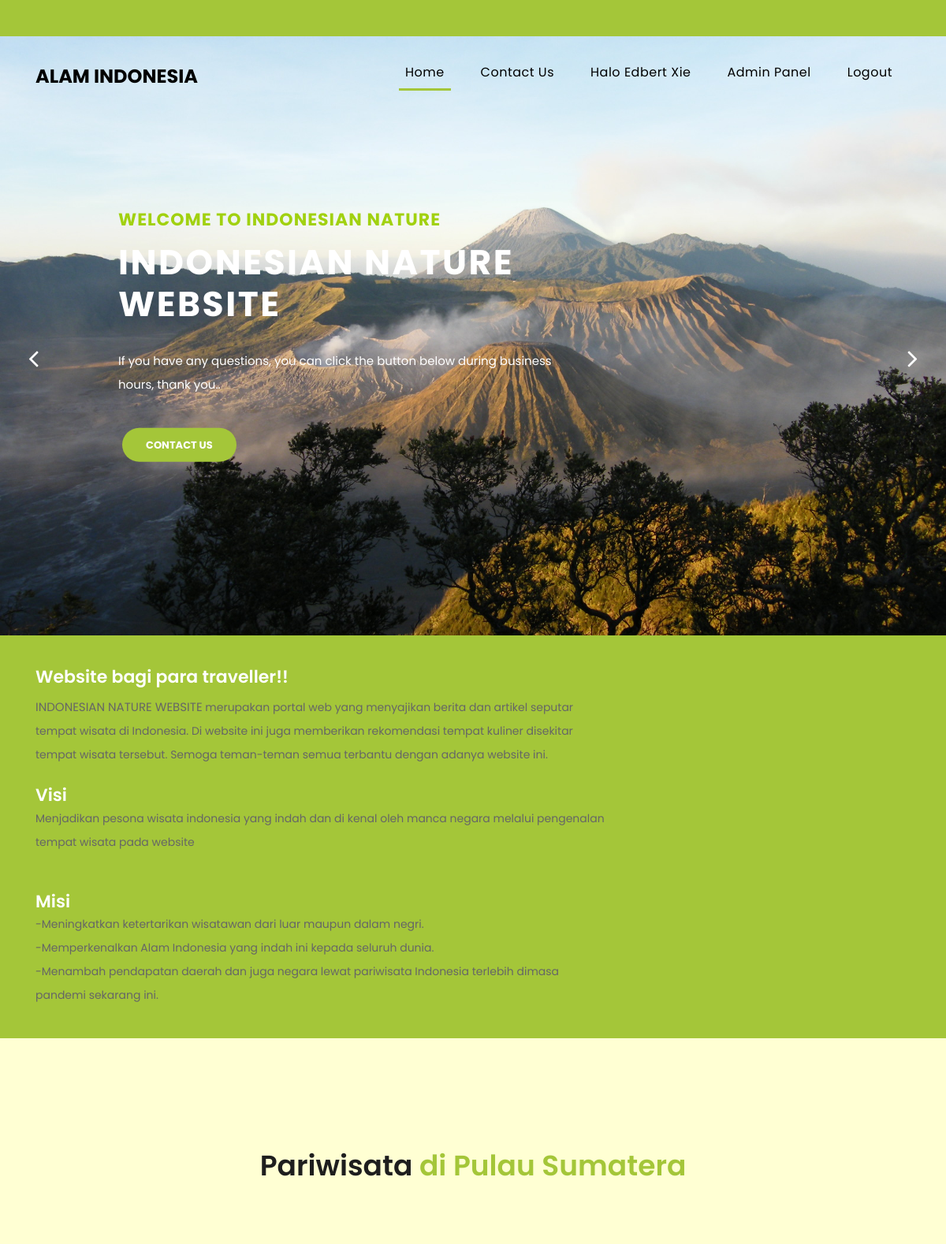
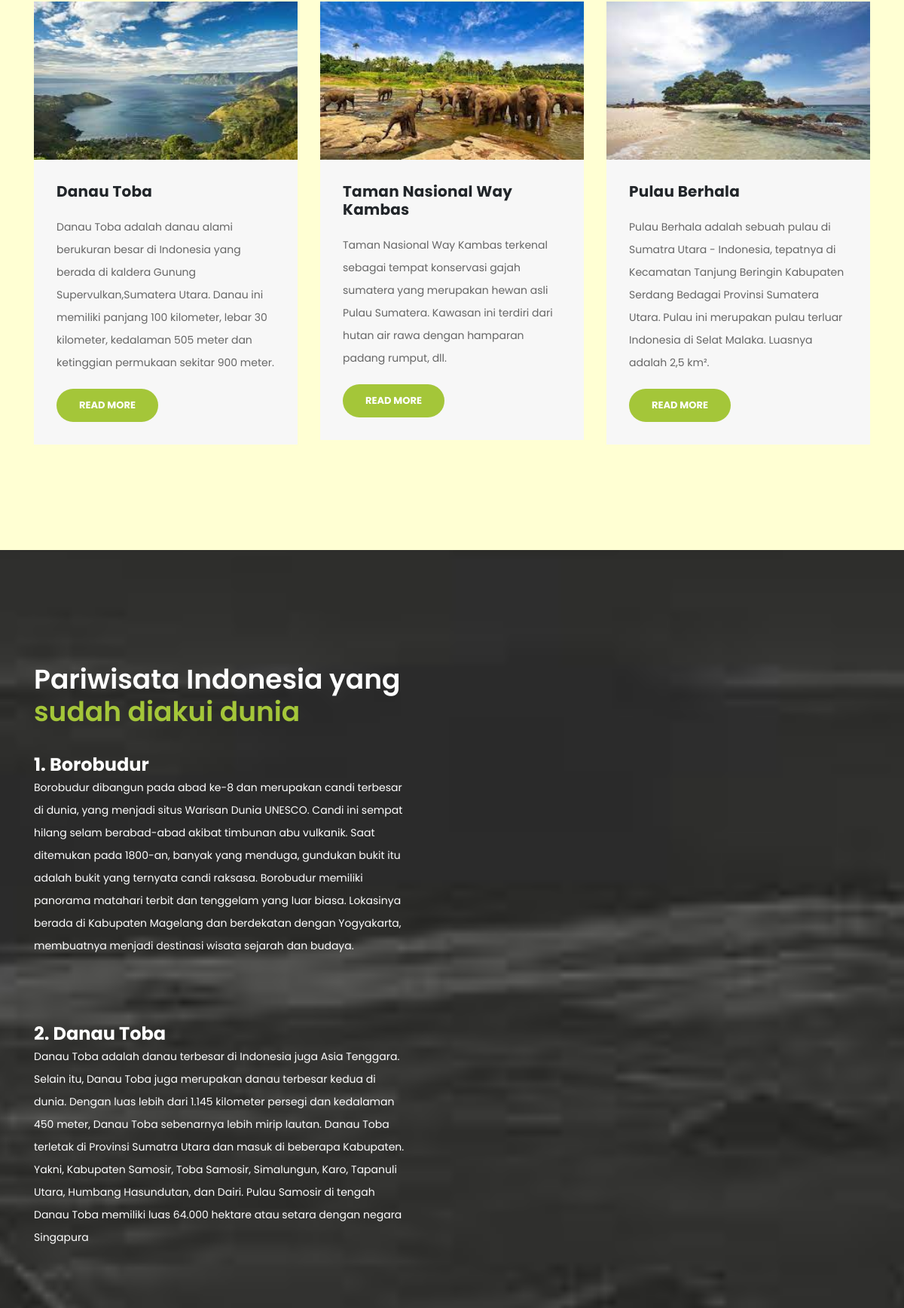
Page /categoryuser.php?catid=9 (signed in, upper part) on the committed database (2 pictures, top to bottom).
### tables this page shows
CREATE TABLE `kategori` (
  `id` int(11) NOT NULL,
  `CategoryName` varchar(200) DEFAULT NULL,
  `Description` mediumtext DEFAULT NULL,
  `PostingDate` timestamp NULL DEFAULT current_timestamp(),
  `UpdationDate` timestamp NULL DEFAULT NULL ON UPDATE current_timestamp(),
  `Is_Active` int(1) DEFAULT NULL
);

CREATE TABLE `berita` (
  `id` int(11) NOT NULL,
  `judul` longtext DEFAULT NULL,
  `CategoryId` int(11) DEFAULT NULL,
  `ringkasan` text NOT NULL,
  `isiBerita` longtext DEFAULT NULL,
  `PostingDate` timestamp NULL DEFAULT current_timestamp(),
  `UpdationDate` timestamp NULL DEFAULT NULL ON UPDATE current_timestamp(),
  `Is_Active` int(1) DEFAULT NULL,
  `PostUrl` mediumtext DEFAULT NULL,
  `PostImage` varchar(255) DEFAULT NULL,
  `postedBy` varchar(255) DEFAULT NULL,
  `lastUpdatedBy` varchar(255) DEFAULT NULL
);

### categoryuser.php (the view, shortened to what this page needs)
<?php
    include("includes/koneksi.php");
    if(strlen($_SESSION['username'])==0)
    {
      header('location:index.php');
    }
    else{
?>
<!DOCTYPE html>
<html lang="en">
  <head>
    <link href="vendor/bootstrap/css/bootstrap.min.css" rel="stylesheet">
    <link rel="stylesheet" href="assets/css/fontawesome.css">
    <link rel="stylesheet" href="assets/css/templatemo-finance-business.css">
    <link rel="stylesheet" href="assets/css/owl.css">
  </head>
  <body>
    <div class="sub-header">
    </div>
    <header class="">
      <nav class="navbar navbar-expand-lg">
        <div class="container">
          <a class="navbar-brand" href="user.php"><h2>Alam Indonesia</h2></a>
          <div class="collapse navbar-collapse" id="navbarResponsive">
            <ul class="navbar-nav ml-auto">
              <li class="nav-item active">
                <a class="nav-link" href="#top">Home
                </a>
              </li>
              <li class="nav-item">
                <a class="nav-link" href="contact.html">Contact Us</a>
              </li>
              <?php if($_SESSION['userType'] == 1){?>
                <li class="nav-item">
                <a href="#" class="nav-link"> <?= "Halo ";?> <?= $_SESSION['nama_depan']; ?> <?= $_SESSION['nama_belakang'];?> </a>
                </li>
                <li class="nav-item">
                <a href="admin/admin/dashboard.php" class="nav-link"> Admin Panel </a>
                </li>
                <?php } ?>
              <li class="nav-item">
                <a class="nav-link" href="login/logout.php">Logout</a>
              </li>
            </ul>
          </div>
        </div>
      </nav>
    </header>
    <div class="main-banner header-text" id="top">
        <div class="Modern-Slider">
          <div class="item item-1">
            <div class="img-fill">
                <div class="text-content">
                  <h6>Welcome to Indonesian Nature</h6>
                  <h4>Indonesian Nature <br> Website</h4>
                  <p>If you have any questions, you can click the button below during business hours, thank you..</p>
                  <a href="contact.html" class="filled-button">contact us</a>
                </div>
            </div>
          </div>
        </div>
    </div>
    <div class="request-form">
      <div class="container">
        <div class="row">
          <div class="col-md-8">
            <h4>Website bagi para traveller!!</h4>
            <p><span>INDONESIAN NATURE WEBSITE </span> merupakan portal web yang menyajikan berita dan artikel seputar tempat wisata di Indonesia.
              Di website ini juga memberikan rekomendasi tempat kuliner disekitar tempat wisata tersebut. Semoga teman-teman semua terbantu dengan adanya website ini.</p>
            <br>
            <h4>Visi</h4>
            <p>Menjadikan pesona wisata indonesia yang indah dan di kenal oleh manca negara melalui pengenalan tempat wisata pada website</p>
            <br><br>
            <h4>Misi</h4>
            <p>-Meningkatkan ketertarikan wisatawan dari luar maupun dalam negri.<br>
              -Memperkenalkan Alam Indonesia yang indah ini kepada seluruh dunia.<br>
              -Menambah pendapatan daerah dan juga negara lewat pariwisata Indonesia terlebih dimasa pandemi sekarang ini.
            </p>
          </div>
          <div class="col-md-4 border-button">
          </div>
        </div>
      </div>
    </div>
    <?php
        $sql1 = "SELECT * FROM kategori WHERE id = '".$_SESSION['catid']."'";
        $query1 = mysqli_query($con,$sql1);
        while($row1=mysqli_fetch_array($query1)){
    ?>
    <div class="services">
      <div class="container">
        <div class="row">
          <div class="col-md-12">
            <div class="section-heading">
              <h2>Pariwisata<em> di <?php echo htmlentities($row1['CategoryName']);?></em></h2>
            </div>
          </div>
    <?php } ?>
    <?php
        $sql2 = "SELECT * FROM berita WHERE CategoryId = '".$_SESSION['catid']."' && Is_Active='1'";
        $query2 = mysqli_query($con,$sql2);
        while ($row2=mysqli_fetch_array($query2)) {
    ?>
          <div class="col-md-4">
            <div class="service-item">
              <img src="admin/admin/postimages/<?php echo htmlentities($row2['PostImage']);?>" alt="" height="210px" width="330px">
              <div class="down-content">
                <h4><?php echo htmlentities($row2['judul']);?></h4>
                <p><?php
                    $ring=$row2['ringkasan'];
                    echo (substr($ring,0));?> </p>
                <a href="newsdetailuser.php?nid=<?php echo htmlentities($row2['id']); ?>" class="filled-button">Read More</a>
              </div>
            </div>
          </div>
    <?php } ?>
    </div>
    </div>
    </div>
    <div class="fun-facts">
      <div class="container">
        <div class="row">
          <div class="col-md-6">
            <div class="left-content">
              <h2>Pariwisata Indonesia yang<em> sudah diakui dunia</em></h2>
              <h4><b>1. Borobudur</b></h4>
              <p>Borobudur dibangun pada abad ke-8 dan merupakan candi terbesar di dunia, yang menjadi situs Warisan Dunia UNESCO. Candi ini sempat hilang selam berabad-abad akibat timbunan abu vulkanik.
              Saat ditemukan pada 1800-an, banyak yang menduga, gundukan bukit itu adalah bukit yang ternyata candi raksasa.
              Borobudur memiliki panorama matahari terbit dan tenggelam yang luar biasa. Lokasinya berada di Kabupaten Magelang dan berdekatan dengan Yogyakarta, membuatnya menjadi destinasi wisata sejarah dan budaya.</p>
              <br><br><h4><b>2. Danau Toba</b></h4>
              <p>Danau Toba adalah danau terbesar di Indonesia juga Asia Tenggara. Selain itu, Danau Toba juga merupakan danau terbesar kedua di dunia.
                Dengan luas lebih dari 1.145 kilometer persegi dan kedalaman 450 meter, Danau Toba sebenarnya lebih mirip lautan. Danau Toba terletak di Provinsi Sumatra Utara dan masuk di beberapa Kabupaten.
                Yakni, Kabupaten Samosir, Toba Samosir, Simalungun, Karo, Tapanuli Utara, Humbang Hasundutan, dan Dairi.
                Pulau Samosir di tengah Danau Toba memiliki luas 64.000 hektare atau setara dengan negara Singapura</p>
              <br><br><h4><b>3. Gunung Bromo</b></h4>
              <br><br><h4><b>4. Taman Nasional Pulau Komodo</b></h4>
              <br><br><h4><b>5. Labuan Bajo</b></h4>
              <br><br><h4><b>6. Taman Nasional Way Kambas</b></h4>
            </div>
          </div>
        </div>
      </div>
    </div>
    <br>
  </body>
</html>
<?php } ?>

### rows in the picture
kategori: CategoryName "Pulau Sumatera"
berita: PostImage (picture), judul "Danau Toba", ringkasan "Danau Toba adalah danau alami berukuran besar di Indonesia yang berada di kaldera Gunung Supervulkan,Sumatera Utara. Danau ini memiliki panjang 100 kilometer, lebar 30 kilometer, kedalaman 505 meter dan ketinggian permukaan sekitar 900 meter."
berita: PostImage (picture), judul "Taman Nasional Way Kambas", ringkasan "Taman Nasional Way Kambas terkenal sebagai tempat konservasi gajah sumatera yang merupakan hewan asli Pulau Sumatera. Kawasan ini terdiri dari hutan air rawa dengan hamparan padang rumput, dll."
berita: PostImage (picture), judul "Pulau Berhala", ringkasan "Pulau Berhala adalah sebuah pulau di Sumatra Utara - Indonesia, tepatnya di Kecamatan Tanjung Beringin Kabupaten Serdang Bedagai Provinsi Sumatera Utara. Pulau ini merupakan pulau terluar Indonesia di Selat Malaka. Luasnya adalah 2,5 km²."

### other values in the picture
$_SESSION['nama_depan'] "Edbert"
$_SESSION['nama_belakang'] "Xie"
